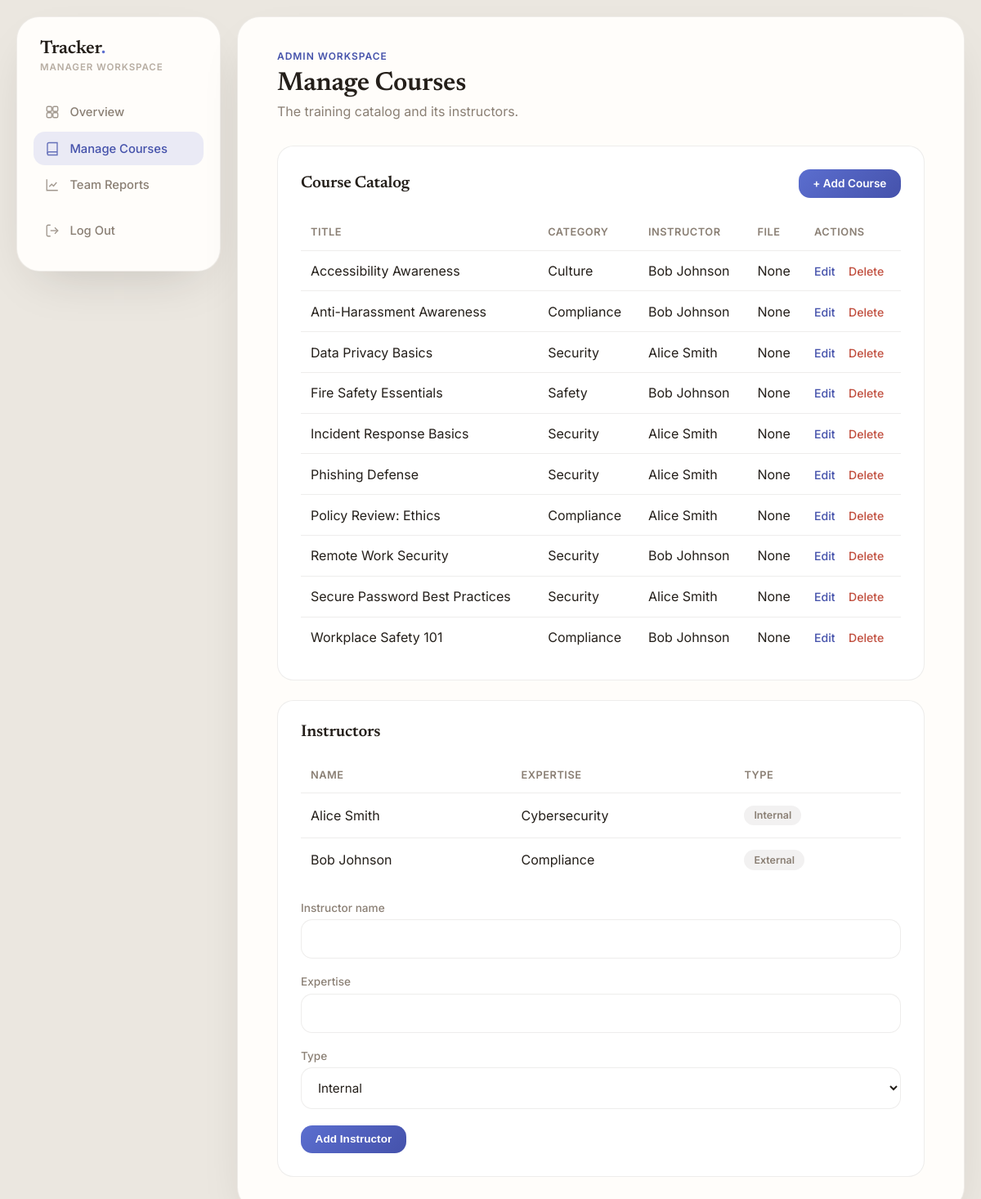
Page /admin/courses.php (signed in) on the committed database.
### tables this page shows
CREATE TABLE COURSE (
    CourseID INT AUTO_INCREMENT PRIMARY KEY,
    InstructorID INT,
    Title VARCHAR(150) NOT NULL,
    Category VARCHAR(100),
    CourseFile VARCHAR(255),
    FOREIGN KEY (InstructorID) REFERENCES INSTRUCTOR(InstructorID) ON DELETE SET NULL
);

CREATE TABLE INSTRUCTOR (
    InstructorID INT AUTO_INCREMENT PRIMARY KEY,
    Name VARCHAR(100) NOT NULL,
    Expertise VARCHAR(100) NOT NULL,
    Type ENUM('Internal', 'External') NOT NULL
);

### admin/courses.php (the view, shortened to what this page needs)
<?php
require '../config/db.php';
require '../includes/header.php';
$courses = $pdo->query('
    SELECT c.CourseID, c.Title, c.Category, c.CourseFile, i.Name AS InstructorName
    FROM COURSE c
    LEFT JOIN INSTRUCTOR i ON c.InstructorID = i.InstructorID
    ORDER BY c.Title
')->fetchAll();
$instructors = $pdo->query('SELECT * FROM INSTRUCTOR ORDER BY Name')->fetchAll();
?>
<div class="eyebrow">Admin Workspace</div>
<h1>Manage Courses</h1>
<p class="page-subtitle">The training catalog and its instructors.</p>
<div class="card">
    <div class="card-row">
        <h2>Course Catalog</h2>
        <a href="course_create.php" class="btn btn-sm">+ Add Course</a>
    </div>
    <table>
        <tr>
            <th>Title</th>
            <th>Category</th>
            <th>Instructor</th>
            <th>File</th>
            <th>Actions</th>
        </tr>
        <?php foreach ($courses as $course): ?>
        <tr>
            <td><?= htmlspecialchars($course['Title']) ?></td>
            <td><?= htmlspecialchars($course['Category'] ?? 'General') ?></td>
            <td><?= htmlspecialchars($course['InstructorName'] ?? 'Unassigned') ?></td>
            <td>
                <?php if (!empty($course['CourseFile'])): ?>
                    <a href="../<?= htmlspecialchars($course['CourseFile']) ?>" target="_blank">Open</a>
                <?php else: ?>
                    None
                <?php endif; ?>
            </td>
            <td class="text-actions">
                <a class="edit" href="course_edit.php?id=<?= $course['CourseID'] ?>">Edit</a>
                <a class="delete" href="course_delete.php?id=<?= $course['CourseID'] ?>" onclick="return confirm('Delete this course? Enrollments and certifications tied to it will also be removed.')">Delete</a>
            </td>
        </tr>
        <?php endforeach; ?>
    </table>
</div>
<div class="card">
    <div class="card-row">
        <h2>Instructors</h2>
    </div>
    <table>
        <tr>
            <th>Name</th>
            <th>Expertise</th>
            <th>Type</th>
        </tr>
        <?php foreach ($instructors as $instructor): ?>
        <tr>
            <td><?= htmlspecialchars($instructor['Name']) ?></td>
            <td><?= htmlspecialchars($instructor['Expertise']) ?></td>
            <td><span class="badge neutral"><?= htmlspecialchars($instructor['Type']) ?></span></td>
        </tr>
        <?php endforeach; ?>
    </table>
    <form method="POST" style="margin-top: 1.5rem;">
        <div class="form-group">
            <label for="instructor_name">Instructor name</label>
            <input type="text" id="instructor_name" name="instructor_name" required>
        </div>
        <div class="form-group">
            <label for="instructor_expertise">Expertise</label>
            <input type="text" id="instructor_expertise" name="instructor_expertise" required>
        </div>
        <div class="form-group">
            <label for="instructor_type">Type</label>
            <select id="instructor_type" name="instructor_type" required>
                <option value="Internal">Internal</option>
            </select>
        </div>
        <button type="submit" class="btn btn-sm">Add Instructor</button>
    </form>
</div>
<?php require '../includes/footer.php'; ?>

### assets/css/style.css (style rules this page uses)
:root { --canvas: #ebe7e0; --surface: #fffdfa; --surface-raised: #ffffff; --border: rgba(37, 30, 24, 0.08); --ink: #241f1a; --ink-soft: #8a7f74; --ink-faint: #b7ada2; --radius-xl: 28px; --radius-lg: 20px; --radius-md: 14px; --radius-sm: 10px; --shadow-shell: 0 24px 60px -28px rgba(36, 31, 26, 0.22); --shadow-pop: 0 12px 28px -14px rgba(36, 31, 26, 0.28); --status-valid: #3a8f5d; --status-valid-soft: rgba(58, 143, 93, 0.12); --status-warning: #c07f21; --status-warning-soft: rgba(192, 127, 33, 0.13); --status-expired: #c14f3f; --status-expired-soft: rgba(193, 79, 63, 0.12); --accent: #4f8f68; --accent-2: #396f4f; --accent-soft: rgba(79, 143, 104, 0.12); }
body[data-role="Manager"] { --accent: #5b6ecf; --accent-2: #4552ab; --accent-soft: rgba(91, 110, 207, 0.13); }
* { margin: 0; padding: 0; box-sizing: border-box; }
body { font-family: 'Inter', system-ui, -apple-system, "Segoe UI", sans-serif; background: var(--canvas); color: var(--ink); min-height: 100vh; }
h1, h2, h3, .brand { font-family: 'Newsreader', Georgia, serif; letter-spacing: -0.01em; }
a { color: inherit; }
.eyebrow { font-family: 'Inter', sans-serif; font-size: 0.75rem; font-weight: 600; letter-spacing: 0.08em; text-transform: uppercase; color: var(--accent-2); margin-bottom: 0.6rem; }
h1 { font-size: 2rem; font-weight: 600; margin-bottom: 0.5rem; }
.page-subtitle { color: var(--ink-soft); margin-bottom: 2rem; }
.card { background: var(--surface-raised); border: 1px solid var(--border); border-radius: var(--radius-lg); padding: 1.75rem; }
.card + .card { margin-top: 1.5rem; }
.card-row { display: flex; justify-content: space-between; align-items: center; margin-bottom: 1.25rem; gap: 1rem; }
.card-row h2 { font-size: 1.25rem; font-weight: 600; }
table { width: 100%; border-collapse: collapse; }
th, td { padding: 0.9rem 0.75rem; text-align: left; border-bottom: 1px solid var(--border); }
th { color: var(--ink-soft); font-weight: 600; font-size: 0.8rem; text-transform: uppercase; letter-spacing: 0.04em; }
tbody tr:last-child td { border-bottom: none; }
.text-actions a { text-decoration: none; font-weight: 500; font-size: 0.88rem; }
.text-actions .edit { color: var(--accent-2); }
.text-actions .delete { color: var(--status-expired); margin-left: 0.75rem; }
.badge { display: inline-block; padding: 0.3rem 0.75rem; border-radius: 999px; font-size: 0.78rem; font-weight: 600; }
.badge.neutral { background: rgba(37, 30, 24, 0.06); color: var(--ink-soft); }
.form-group { margin-bottom: 1.25rem; }
label { display: block; font-size: 0.85rem; font-weight: 500; color: var(--ink-soft); margin-bottom: 0.4rem; }
input, select { width: 100%; padding: 0.85rem 1rem; border: 1px solid var(--border); border-radius: var(--radius-md); background: var(--surface-raised); color: var(--ink); font-size: 0.95rem; font-family: inherit; outline: none; transition: border-color 0.15s ease; }
.btn { display: inline-flex; align-items: center; justify-content: center; gap: 0.5rem; background: linear-gradient(135deg, var(--accent), var(--accent-2)); color: #fff; border: none; padding: 0.85rem 1.5rem; border-radius: var(--radius-md); font-weight: 600; font-size: 0.92rem; cursor: pointer; text-decoration: none; transition: transform 0.15s ease, box-shadow 0.15s ease; }
.btn-sm { padding: 0.6rem 1.1rem; font-size: 0.85rem; }

### rows in the picture
course: Title "Accessibility Awareness", Category "Culture", InstructorID.Name "Bob Johnson", shows "None"
course: Title "Anti-Harassment Awareness", Category "Compliance", InstructorID.Name "Bob Johnson", shows "None"
course: Title "Data Privacy Basics", Category "Security", InstructorID.Name "Alice Smith", shows "None"
course: Title "Fire Safety Essentials", Category "Safety", InstructorID.Name "Bob Johnson", shows "None"
course: Title "Incident Response Basics", Category "Security", InstructorID.Name "Alice Smith", shows "None"
course: Title "Phishing Defense", Category "Security", InstructorID.Name "Alice Smith", shows "None"
course: Title "Policy Review: Ethics", Category "Compliance", InstructorID.Name "Alice Smith", shows "None"
course: Title "Remote Work Security", Category "Security", InstructorID.Name "Bob Johnson", shows "None"
course: Title "Secure Password Best Practices", Category "Security", InstructorID.Name "Alice Smith", shows "None"
course: Title "Workplace Safety 101", Category "Compliance", InstructorID.Name "Bob Johnson", shows "None"
instructor: Name "Alice Smith", Expertise "Cybersecurity", Type "Internal"
instructor: Name "Bob Johnson", Expertise "Compliance", Type "External"

### other values in the picture
$role "MANAGER"
